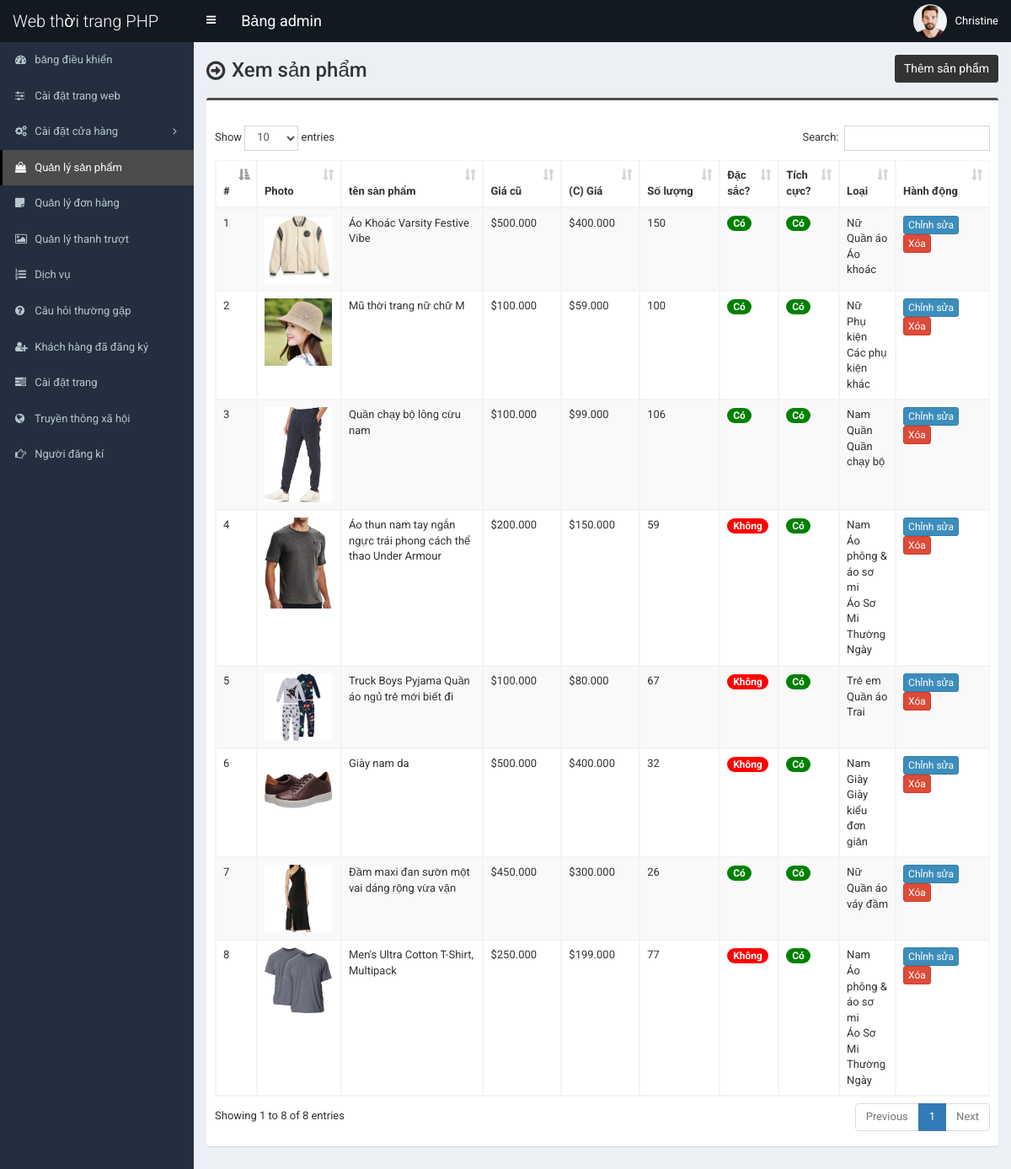
Screenshot of /admin/product.php (signed in) with the database file from the repository.
### tables this page shows
CREATE TABLE `tbl_product` (
  `p_id` int(11) NOT NULL,
  `p_name` varchar(255) NOT NULL,
  `p_old_price` varchar(10) NOT NULL,
  `p_current_price` varchar(10) NOT NULL,
  `p_qty` int(10) NOT NULL,
  `p_featured_photo` varchar(255) NOT NULL,
  `p_description` mediumtext NOT NULL,
  `p_short_description` mediumtext NOT NULL,
  `p_feature` mediumtext NOT NULL,
  `p_condition` mediumtext NOT NULL,
  `p_return_policy` mediumtext NOT NULL,
  `p_total_view` int(11) NOT NULL,
  `p_is_featured` int(1) NOT NULL,
  `p_is_active` int(1) NOT NULL,
  `ecat_id` int(11) NOT NULL
);

CREATE TABLE `tbl_top_category` (
  `tcat_id` int(11) NOT NULL,
  `tcat_name` varchar(255) NOT NULL,
  `show_on_menu` int(1) NOT NULL
);

CREATE TABLE `tbl_mid_category` (
  `mcat_id` int(11) NOT NULL,
  `mcat_name` varchar(255) NOT NULL,
  `tcat_id` int(11) NOT NULL
);

CREATE TABLE `tbl_end_category` (
  `ecat_id` int(11) NOT NULL,
  `ecat_name` varchar(255) NOT NULL,
  `mcat_id` int(11) NOT NULL
);

### admin/product.php (the view, shortened to what this page needs)
<?php require_once('header.php'); ?>
<section class="content-header">
	<div class="content-header-left">
		<h1>Xem sản phẩm</h1>
	</div>
	<div class="content-header-right">
		<a href="product-add.php" class="btn btn-primary btn-sm">Thêm sản phẩm</a>
	</div>
</section>
<section class="content">
	<div class="row">
		<div class="col-md-12">
			<div class="box box-info">
				<div class="box-body table-responsive">
					<table id="example1" class="table table-bordered table-hover table-striped">
					<thead class="thead-dark">
							<tr>
								<th width="10">#</th>
								<th>Photo</th>
								<th width="160">tên sản phẩm</th>
								<th width="60">Giá cũ</th>
								<th width="60">(C) Giá</th>
								<th width="60">Số lượng</th>
								<th>Đặc sắc?</th>
								<th>Tích cực?</th>
								<th>Loại</th>
								<th width="80">Hành động</th>
							</tr>
						</thead>
						<tbody>
							<?php
							$i=0;
							$statement = $pdo->prepare("SELECT
														t1.p_id,
														t1.p_name,
														t1.p_old_price,
														t1.p_current_price,
														t1.p_qty,
														t1.p_featured_photo,
														t1.p_is_featured,
														t1.p_is_active,
														t1.ecat_id,
														t2.ecat_id,
														t2.ecat_name,
														t3.mcat_id,
														t3.mcat_name,
														t4.tcat_id,
														t4.tcat_name
							                           	FROM tbl_product t1
							                           	JOIN tbl_end_category t2
							                           	ON t1.ecat_id = t2.ecat_id
							                           	JOIN tbl_mid_category t3
							                           	ON t2.mcat_id = t3.mcat_id
							                           	JOIN tbl_top_category t4
							                           	ON t3.tcat_id = t4.tcat_id
							                           	ORDER BY t1.p_id DESC
							                           	");
							$statement->execute();
							$result = $statement->fetchAll(PDO::FETCH_ASSOC);
							foreach ($result as $row) {
								$i++;
								?>
								<tr>
									<td><?php echo $i; ?></td>
									<td style="width:82px;"><img src="../assets/uploads/<?php echo $row['p_featured_photo']; ?>" alt="<?php echo $row['p_name']; ?>" style="width:80px;"></td>
									<td><?php echo $row['p_name']; ?></td>
									<td>$<?php echo $row['p_old_price']; ?></td>
									<td>$<?php echo $row['p_current_price']; ?></td>
									<td><?php echo $row['p_qty']; ?></td>
									<td>
										<?php if($row['p_is_featured'] == 1) {echo '<span class="badge badge-success" style="background-color:green;">Có</span>';} else {echo '<span class="badge badge-success" style="background-color:red;">Không</span>';} ?>
									</td>
									<td>
										<?php if($row['p_is_active'] == 1) {echo '<span class="badge badge-success" style="background-color:green;">Có</span>';} else {echo '<span class="badge badge-danger" style="background-color:red;">Không</span>';} ?>
									</td>
									<td><?php echo $row['tcat_name']; ?><br><?php echo $row['mcat_name']; ?><br><?php echo $row['ecat_name']; ?></td>
									<td>
										<a href="product-edit.php?id=<?php echo $row['p_id']; ?>" class="btn btn-primary btn-xs">Chỉnh sửa</a>
										<a href="#" class="btn btn-danger btn-xs" data-href="product-delete.php?id=<?php echo $row['p_id']; ?>" data-toggle="modal" data-target="#confirm-delete">Xóa</a>
									</td>
								</tr>
								<?php
							}
							?>
						</tbody>
					</table>
				</div>
			</div>
		</div>
	</div>
</section>
<?php require_once('footer.php'); ?>

### admin/header.php (shortened to what this page needs)
<!DOCTYPE html>
<html>
<head>
	<link rel="stylesheet" href="css/bootstrap.min.css">
	<link rel="stylesheet" href="css/font-awesome.min.css">
	<link rel="stylesheet" href="css/ionicons.min.css">
	<link rel="stylesheet" href="css/datepicker3.css">
	<link rel="stylesheet" href="css/all.css">
	<link rel="stylesheet" href="css/select2.min.css">
	<link rel="stylesheet" href="css/dataTables.bootstrap.css">
	<link rel="stylesheet" href="css/jquery.fancybox.css">
	<link rel="stylesheet" href="css/AdminLTE.min.css">
	<link rel="stylesheet" href="css/_all-skins.min.css">
	<link rel="stylesheet" href="css/on-off-switch.css"/>
	<link rel="stylesheet" href="css/summernote.css">
	<link rel="stylesheet" href="style.css">
</head>
<body class="hold-transition fixed skin-blue sidebar-mini">
	<div class="wrapper">
		<header class="main-header">
			<a href="index.php" class="logo">
				<span class="logo-lg">Web thời trang PHP</span>
			</a>
			<nav class="navbar navbar-static-top">
				<a href="#" class="sidebar-toggle" data-toggle="offcanvas" role="button">
				</a>
				<span style="float:left;line-height:50px;color:#fff;padding-left:15px;font-size:18px;">Bảng admin</span>
				<div class="navbar-custom-menu">
					<ul class="nav navbar-nav">
						<li class="dropdown user user-menu">
							<a href="#" class="dropdown-toggle" data-toggle="dropdown">
								<img src="../assets/uploads/<?php echo $_SESSION['user']['photo']; ?>" class="user-image" alt="User Image">
								<span class="hidden-xs"><?php echo $_SESSION['user']['full_name']; ?></span>
							</a>
						</li>
					</ul>
				</div>
			</nav>
		</header>
  		<?php $cur_page = substr($_SERVER["SCRIPT_NAME"],strrpos($_SERVER["SCRIPT_NAME"],"/")+1); ?>
  		<aside class="main-sidebar">
    		<section class="sidebar">
      			<ul class="sidebar-menu">
			        <li class="treeview <?php if($cur_page == 'index.php') {echo 'active';} ?>">
			          <a href="index.php">
			            <i class="fa fa-dashboard"></i> <span>bảng điều khiển</span>
			          </a>
			        </li>
			        <li class="treeview <?php if( ($cur_page == 'settings.php') ) {echo 'active';} ?>">
			          <a href="settings.php">
			            <i class="fa fa-sliders"></i> <span>Cài đặt trang web</span>
			          </a>
			        </li>
                    <li class="treeview <?php if( ($cur_page == 'size.php') || ($cur_page == 'size-add.php') || ($cur_page == 'size-edit.php') || ($cur_page == 'color.php') || ($cur_page == 'color-add.php') || ($cur_page == 'color-edit.php') || ($cur_page == 'country.php') || ($cur_page == 'country-add.php') || ($cur_page == 'country-edit.php') || ($cur_page == 'shipping-cost.php') || ($cur_page == 'shipping-cost-edit.php') || ($cur_page == 'top-category.php') || ($cur_page == 'top-category-add.php') || ($cur_page == 'top-category-edit.php') || ($cur_page == 'mid-category.php') || ($cur_page == 'mid-category-add.php') || ($cur_page == 'mid-category-edit.php') || ($cur_page == 'end-category.php') || ($cur_page == 'end-category-add.php') || ($cur_page == 'end-category-edit.php') ) {echo 'active';} ?>">
                        <a href="#">
                            <i class="fa fa-cogs"></i>
                            <span>Cài đặt cửa hàng</span>
                            <span class="pull-right-container">
								<i class="fa fa-angle-left pull-right"></i>
							</span>
                        </a>
                    </li>
                    <li class="treeview <?php if( ($cur_page == 'product.php') || ($cur_page == 'product-add.php') || ($cur_page == 'product-edit.php') ) {echo 'active';} ?>">
                        <a href="product.php">
                            <i class="fa fa-shopping-bag"></i> <span>Quản lý sản phẩm</span>
                        </a>
                    </li>
                    <li class="treeview <?php if( ($cur_page == 'order.php') ) {echo 'active';} ?>">
                        <a href="order.php">
                            <i class="fa fa-sticky-note"></i> <span>Quản lý đơn hàng</span>
                        </a>
                    </li>
                     <li class="treeview <?php if( ($cur_page == 'slider.php') ) {echo 'active';} ?>">
			          <a href="slider.php">
			            <i class="fa fa-picture-o"></i> <span>Quản lý thanh trượt</span>
			          </a>
			        </li>
			        <li class="treeview <?php if( ($cur_page == 'service.php') ) {echo 'active';} ?>">
			          <a href="service.php">
			            <i class="fa fa-list-ol"></i> <span>Dịch vụ</span>
			          </a>
			        </li>
			      			        <li class="treeview <?php if( ($cur_page == 'faq.php') ) {echo 'active';} ?>">
			          <a href="faq.php">
			            <i class="fa fa-question-circle"></i> <span>Câu hỏi thường gặp</span>
			          </a>
			        </li>
						<li class="treeview <?php if( ($cur_page == 'customer.php') || ($cur_page == 'customer-add.php') || ($cur_page == 'customer-edit.php') ) {echo 'active';} ?>">
			          <a href="customer.php">
			            <i class="fa fa-user-plus"></i> <span>Khách hàng đã đăng ký</span>
			          </a>
			        </li>
			        <li class="treeview <?php if( ($cur_page == 'page.php') ) {echo 'active';} ?>">
			          <a href="page.php">
			            <i class="fa fa-tasks"></i> <span>Cài đặt trang</span>
			          </a>
			        </li>
			        <li class="treeview <?php if( ($cur_page == 'social-media.php') ) {echo 'active';} ?>">
			          <a href="social-media.php">
			            <i class="fa fa-globe"></i> <span>Truyền thông xã hội</span>
			          </a>
			        </li>
			        <li class="treeview <?php if( ($cur_page == 'subscriber.php')||($cur_page == 'subscriber.php') ) {echo 'active';} ?>">
			          <a href="subscriber.php">
			            <i class="fa fa-hand-o-right"></i> <span>Người đăng kí</span>
			          </a>
			        </li>
      			</ul>
    		</section>
  		</aside>
  		<div class="content-wrapper">

### admin/footer.php (shortened to what this page needs)
		</div>
	</div>
</body>
</html>

### admin/style.css (style rules this page uses)
body { font-size: 13px; font-family: "Roboto", sans-serif; }
.navbar-nav > .user-menu .user-image { width: 40px; height: 40px; margin-top: -10px; }
.content-header > h1, .content-header .content-header-left h1 { font-family: "Roboto", sans-serif; }
.main-header .logo { text-align: left; }
.main-header .logo .logo-lg { font-family: "Roboto", sans-serif; }
.box-info { padding-top: 20px; }
.sidebar-menu li > a > .pull-right-container > .fa-angle-left:before { content: "\f105"; }
.content-header { overflow: hidden; }
.content-header .content-header-left { float: left; padding-top: 5px; }
.content-header .content-header-right { float: right; }
.content-header .content-header-left h1 { margin-top: 0; margin-bottom: 0; padding-left: 30px; padding-bottom: 5px; font-size: 24px; position: relative; }
.content-header .content-header-left h1:before { position: absolute; top: 0; left: 0; font-family: "FontAwesome", sans-serif; font-size: 26px; content: "\f18e"; }
.content-header .content-header-right a { position: relative; font-size: 14px; }
.skin-blue .sidebar-menu > li:hover > a, .skin-blue .sidebar-menu > li.active > a { color: #fff; background: #3c8dbc; border-left-color: #3c8dbc; }
.skin-blue .main-header .logo, .skin-blue .main-header .logo:hover, .skin-blue .main-header .navbar, .skin-blue .main-header .navbar .sidebar-toggle:hover { background-color: #131921; }
.skin-blue .sidebar-menu > li:hover > a, .skin-blue .sidebar-menu > li.active > a { background-color: #4c4c4c; border-left-color: #000000; }
.box.box-info { border-top-color: #4c4c4c; }
.content-header .content-header-right a { background-color: #333333; border-color: #333333; }

### rows the page displays
tbl_product: p_featured_photo (picture), p_name "Áo Khoác Varsity Festive Vibe", p_old_price "500.000", p_current_price "400.000", p_qty "150", p_is_featured "Có", p_is_active "Có", tbl_top_category.tcat_name "Nữ", tbl_mid_category.mcat_name "Quần áo", ecat.ecat_name "Áo khoác"
tbl_product: p_featured_photo (picture), p_name "Mũ thời trang nữ chữ M", p_old_price "100.000", p_current_price "59.000", p_qty "100", p_is_featured "Có", p_is_active "Có", tbl_top_category.tcat_name "Nữ", tbl_mid_category.mcat_name "Phụ kiện", ecat.ecat_name "Các phụ kiện khác"
tbl_product: p_featured_photo (picture), p_name "Quần chạy bộ lông cừu nam", p_old_price "100.000", p_current_price "99.000", p_qty "106", p_is_featured "Có", p_is_active "Có", tbl_top_category.tcat_name "Nam", tbl_mid_category.mcat_name "Quần", ecat.ecat_name "Quần chạy bộ"
tbl_product: p_featured_photo (picture), p_name "Áo thun nam tay ngắn ngực trái phong cách thể thao Under Armour", p_old_price "200.000", p_current_price "150.000", p_qty "59", p_is_featured "Không", p_is_active "Có", tbl_top_category.tcat_name "Nam", tbl_mid_category.mcat_name "Áo phông & áo sơ mi", ecat.ecat_name "Áo Sơ Mi Thường Ngày"
tbl_product: p_featured_photo (picture), p_name "Truck Boys Pyjama Quần áo ngủ trẻ mới biết đi", p_old_price "100.000", p_current_price "80.000", p_qty "67", p_is_featured "Không", p_is_active "Có", tbl_top_category.tcat_name "Trẻ em", tbl_mid_category.mcat_name "Quần áo", ecat.ecat_name "Trai"
tbl_product: p_featured_photo (picture), p_name "Giày nam da", p_old_price "500.000", p_current_price "400.000", p_qty "32", p_is_featured "Không", p_is_active "Có", tbl_top_category.tcat_name "Nam", tbl_mid_category.mcat_name "Giày", ecat.ecat_name "Giày kiểu đơn giản"
tbl_product: p_featured_photo (picture), p_name "Đầm maxi đan sườn một vai dáng rộng vừa vặn", p_old_price "450.000", p_current_price "300.000", p_qty "26", p_is_featured "Có", p_is_active "Có", tbl_top_category.tcat_name "Nữ", tbl_mid_category.mcat_name "Quần áo", ecat.ecat_name "váy đầm"
tbl_product: p_featured_photo (picture), p_name "Men's Ultra Cotton T-Shirt, Multipack", p_old_price "250.000", p_current_price "199.000", p_qty "77", p_is_featured "Không", p_is_active "Có", tbl_top_category.tcat_name "Nam", tbl_mid_category.mcat_name "Áo phông & áo sơ mi", ecat.ecat_name "Áo Sơ Mi Thường Ngày"

### other values shown
$_SESSION['user']['full_name'] "Christine"
